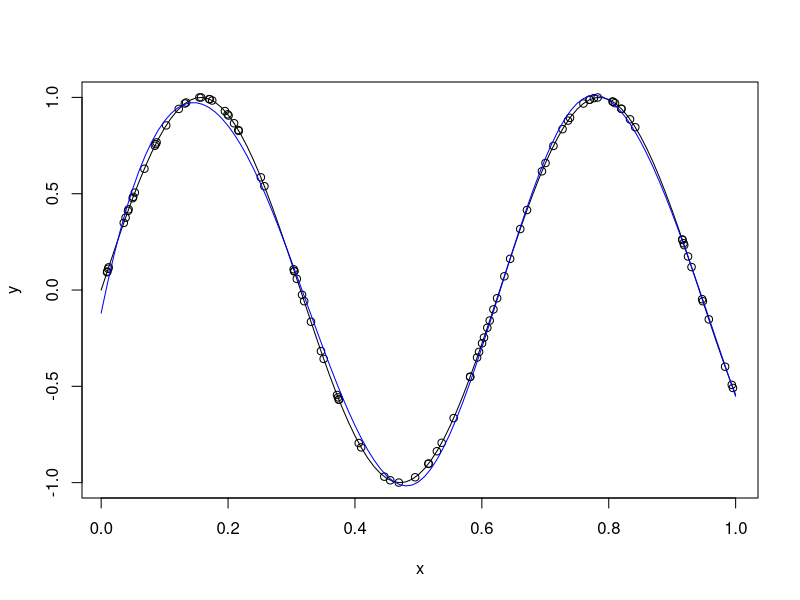
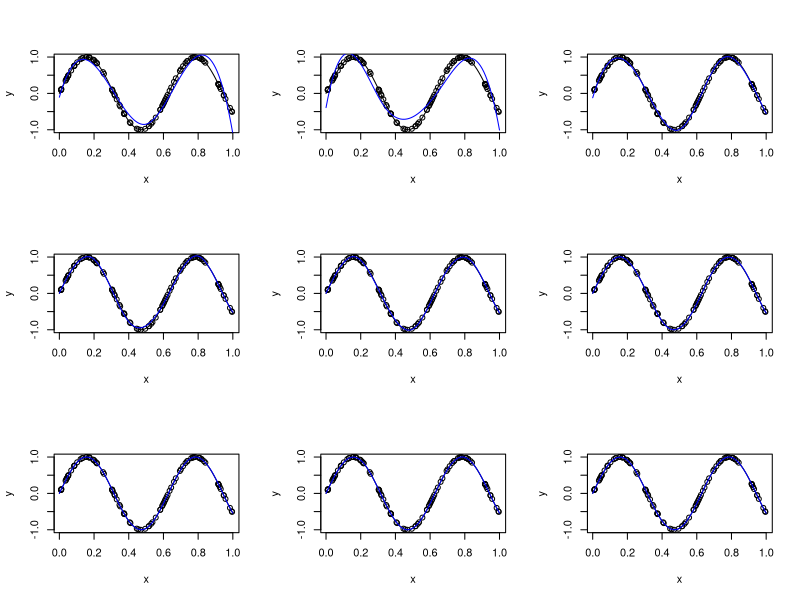

Reproduce these figures in R, in order.
h=function(x,z){
  ifelse(x>z,(x-z)^3,0)
}
hs=function(xs,z){
  sapply(xs,function(x)h(x,z))
}
splinebasis=function(xs,zs){
  spline.matrix=matrix(nrow=length(xs),ncol=length(zs)+3);
  spline.matrix[,1]=xs;
  spline.matrix[,2]=xs^2;
  spline.matrix[,3]=xs^3;
  for(i in 1:length(zs)){
    spline.matrix[,i+3]=hs(xs,zs[i])
  }
  spline.matrix;
}
set.seed(2019)
x = runif(100)
y = sin(10*x)
knots = c(1/4,2/4,3/4)
dataFrame.new=data.frame(y,splinebasis(x,knots))
lm.fit<-lm(y~.,data=dataFrame.new)
test.point=seq(0,1,by=0.01)
test=data.frame(splinebasis(test.point,knots))
lm.pred<-predict(lm.fit,newdata=test)
plot(x,y);curve(sin(10*x),0,1,add=TRUE);lines(test.point,lm.pred,col="blue")

par(mfrow=c(3,3))
for (i in 1:9){
  knots=1:i
  knots=knots/(i+1)
  dataFrame.new=data.frame(y,splinebasis(x,knots))
  lm.fit<-lm(y~.,data=dataFrame.new)
  test.point=seq(0,1,by=0.01)
  test=data.frame(splinebasis(test.point,knots))
  lm.pred<-predict(lm.fit,newdata=test)
  plot(x,y);curve(sin(10*x),0,1,add=TRUE);lines(test.point,lm.pred,col="blue")
}



#test.point=seq(0,1,len=100)
#test=data.frame(splinebasis(test.point,knots))
#lm.pred<-predict(lm.fit,newdata=test)
#plot(x,y)
#?curve
#curve(sin(10*x),0,1,add="TRUE")
#?lines
#lines(test.point,lm.pred,col="green")
